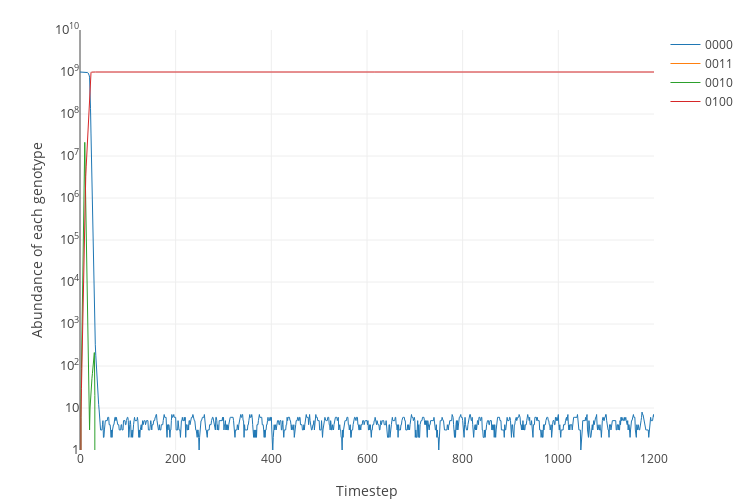

This figure's notebook cell:
### Code cell
plot_simulation(simulate(pairs[0], frequency=10))

### Figure 1 — Plotly figure (JSON) as saved in the notebook; plotly's stock layout.template omitted (floating-point values rounded to 4 significant figures; data arrays with more than 128 entries replaced by an {"elided": "..."} marker saying what was removed)
{"data": [{"line": {"width": 1}, "name": "0000", "type": "scatter", "uid": "48668ca2-d9cc-11ea-b607-441ca8e2e0ce", "x": {"elided": "1201 int values"}, "y": {"elided": "1201 int values"}}, {"line": {"width": 1}, "name": "0011", "type": "scatter", "uid": "4866b2c2-d9cc-11ea-a8a9-441ca8e2e0ce", "x": {"elided": "1201 int values"}, "y": {"elided": "1201 int values"}}, {"line": {"width": 1}, "name": "0010", "type": "scatter", "uid": "4866b2c3-d9cc-11ea-a53c-441ca8e2e0ce", "x": {"elided": "1201 int values"}, "y": {"elided": "1201 int values"}}, {"line": {"width": 1}, "name": "0100", "type": "scatter", "uid": "4866b2c4-d9cc-11ea-9217-441ca8e2e0ce", "x": {"elided": "1201 int values"}, "y": {"elided": "1201 int values"}}], "layout": {"height": 500, "margin": {"b": 50, "t": 30}, "width": 750, "xaxis": {"title": "Timestep"}, "yaxis": {"exponentformat": "power", "range": [0, 10], "tickfont": {"size": 10}, "title": "Abundance of each genotype", "type": "log"}}}
